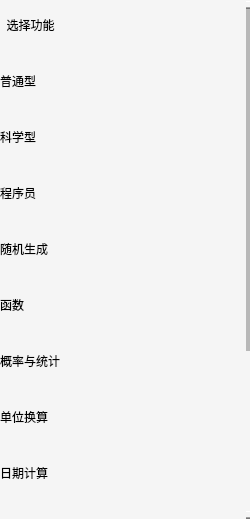
<?xml version="1.0" encoding="UTF-8"?>
<ui version="4.0">
 <class>FunctionChooseBar</class>
 <widget class="QWidget" name="FunctionChooseBar">
  <property name="geometry">
   <rect>
    <x>0</x>
    <y>0</y>
    <width>250</width>
    <height>519</height>
   </rect>
  </property>
  <property name="sizePolicy">
   <sizepolicy hsizetype="Maximum" vsizetype="Preferred">
    <horstretch>0</horstretch>
    <verstretch>0</verstretch>
   </sizepolicy>
  </property>
  <property name="minimumSize">
   <size>
    <width>0</width>
    <height>0</height>
   </size>
  </property>
  <property name="maximumSize">
   <size>
    <width>250</width>
    <height>16777215</height>
   </size>
  </property>
  <property name="windowTitle">
   <string>Form</string>
  </property>
  <property name="styleSheet">
   <string notr="true">QWidget
{
border:0px;
}

QScrollBar:vertical {
    width: 4px;
    background: rgba(0,0,0,0);
    margin: 0px,0px,0px,0px;
    /*留出9px给上面和下面的箭头*/
    padding-top: 9px;
    padding-bottom: 9px;
}
QScrollBar::handle:vertical {
    width: 8px;
    background: rgba(0,0,0,0);
    margin: 0px,0px,0px,0px;

    padding-top: 9px;
    padding-bottom: 9px;
}


QScrollBar::handle:vertical {
    width: 8px;
    background: rgba(0,0,0,25%);

    border-radius: 4px;
    min-height: 20;
}

QScrollBar::handle:vertical:hover {
    width: 8px;

    background: rgba(0,0,0,50);
    border-radius: 4px;
    min-height: 20;
}


QScrollBar::add-line:vertical 
{
    height: 9px;
    width: 8px;
    subcontrol-position: bottom;
}


QScrollBar::sub-line:vertical 
{
    height: 9px;
    width: 8px;
    subcontrol-position: top;
}


QScrollBar::add-line:vertical:hover 
{
    height: 9px;
    width: 8px;

    subcontrol-position: bottom;
}


QScrollBar::sub-line:vertical:hover 
{
    height: 9px;
    width: 8px;
    subcontrol-position: top;
}



QScrollBar::sub-page:vertical {
    background: rgb(255,255,255，0);
    border-radius: 4px;
}

QScrollBar::add-page:vertical 
{
    background: rgb(255,255,255，0);
    border-radius: 4px;
}

</string>
  </property>
  <layout class="QVBoxLayout" name="verticalLayout">
   <property name="leftMargin">
    <number>0</number>
   </property>
   <property name="topMargin">
    <number>0</number>
   </property>
   <property name="rightMargin">
    <number>0</number>
   </property>
   <property name="bottomMargin">
    <number>0</number>
   </property>
   <item>
    <widget class="QScrollArea" name="scrollArea">
     <property name="styleSheet">
      <string notr="true">background-color: rgba(245, 245, 245,240);
text-align:left;


</string>
     </property>
     <property name="verticalScrollBarPolicy">
      <enum>Qt::ScrollBarAlwaysOn</enum>
     </property>
     <property name="horizontalScrollBarPolicy">
      <enum>Qt::ScrollBarAlwaysOff</enum>
     </property>
     <property name="widgetResizable">
      <bool>true</bool>
     </property>
     <property name="alignment">
      <set>Qt::AlignCenter</set>
     </property>
     <widget class="QWidget" name="scrollAreaWidgetContents">
      <property name="geometry">
       <rect>
        <x>0</x>
        <y>0</y>
        <width>246</width>
        <height>760</height>
       </rect>
      </property>
      <property name="minimumSize">
       <size>
        <width>0</width>
        <height>0</height>
       </size>
      </property>
      <property name="styleSheet">
       <string notr="true">background-color:transparent;border:none;</string>
      </property>
      <layout class="QVBoxLayout" name="verticalLayout_2">
       <property name="leftMargin">
        <number>0</number>
       </property>
       <property name="topMargin">
        <number>0</number>
       </property>
       <property name="rightMargin">
        <number>0</number>
       </property>
       <property name="bottomMargin">
        <number>0</number>
       </property>
       <item>
        <widget class="QPushButton" name="pushButton_10">
         <property name="minimumSize">
          <size>
           <width>0</width>
           <height>50</height>
          </size>
         </property>
         <property name="text">
          <string>  选择功能</string>
         </property>
        </widget>
       </item>
       <item>
        <widget class="QPushButton" name="normalButton">
         <property name="minimumSize">
          <size>
           <width>0</width>
           <height>50</height>
          </size>
         </property>
         <property name="styleSheet">
          <string notr="true">QPushButton
{
	background-color: rgba(255,255, 255,0);
	border:15px;
}
QPushButton:hover
{
    background-color: rgba(230,230, 230,200);
	border:15px;
}
QPushButton:pressed
{
  	background-color: rgba(137,137, 137,200);
	border:15px;
}</string>
         </property>
         <property name="text">
          <string>普通型</string>
         </property>
        </widget>
       </item>
       <item>
        <widget class="QPushButton" name="scienceButton">
         <property name="minimumSize">
          <size>
           <width>0</width>
           <height>50</height>
          </size>
         </property>
         <property name="styleSheet">
          <string notr="true">QPushButton
{
	background-color: rgba(255,255, 255,0);
	border:15px;
}
QPushButton:hover
{
    background-color: rgba(230,230, 230,200);
	border:15px;
}
QPushButton:pressed
{
  	background-color: rgba(137,137, 137,200);
	border:15px;
}</string>
         </property>
         <property name="text">
          <string>科学型</string>
         </property>
        </widget>
       </item>
       <item>
        <widget class="QPushButton" name="programmerButton">
         <property name="minimumSize">
          <size>
           <width>0</width>
           <height>50</height>
          </size>
         </property>
         <property name="styleSheet">
          <string notr="true">QPushButton
{
	background-color: rgba(255,255, 255,0);
	border:15px;
}
QPushButton:hover
{
    background-color: rgba(230,230, 230,200);
	border:15px;
}
QPushButton:pressed
{
  	background-color: rgba(137,137, 137,200);
	border:15px;
}</string>
         </property>
         <property name="text">
          <string>程序员</string>
         </property>
        </widget>
       </item>
       <item>
        <widget class="QPushButton" name="randomPageButton">
         <property name="minimumSize">
          <size>
           <width>0</width>
           <height>50</height>
          </size>
         </property>
         <property name="styleSheet">
          <string notr="true">QPushButton
{
	background-color: rgba(255,255, 255,0);
	border:15px;
}
QPushButton:hover
{
    background-color: rgba(230,230, 230,200);
	border:15px;
}
QPushButton:pressed
{
  	background-color: rgba(137,137, 137,200);
	border:15px;
}</string>
         </property>
         <property name="text">
          <string>随机生成</string>
         </property>
         <property name="flat">
          <bool>false</bool>
         </property>
        </widget>
       </item>
       <item>
        <widget class="QPushButton" name="pushButton_6">
         <property name="minimumSize">
          <size>
           <width>0</width>
           <height>50</height>
          </size>
         </property>
         <property name="styleSheet">
          <string notr="true">QPushButton
{
	background-color: rgba(255,255, 255,0);
	border:15px;
}
QPushButton:hover
{
    background-color: rgba(230,230, 230,200);
	border:15px;
}
QPushButton:pressed
{
  	background-color: rgba(137,137, 137,200);
	border:15px;
}</string>
         </property>
         <property name="text">
          <string>函数</string>
         </property>
        </widget>
       </item>
       <item>
        <widget class="QPushButton" name="pushButton_5">
         <property name="minimumSize">
          <size>
           <width>0</width>
           <height>50</height>
          </size>
         </property>
         <property name="styleSheet">
          <string notr="true">QPushButton
{
	background-color: rgba(255,255, 255,0);
	border:15px;
}
QPushButton:hover
{
    background-color: rgba(230,230, 230,200);
	border:15px;
}
QPushButton:pressed
{
  	background-color: rgba(137,137, 137,200);
	border:15px;
}</string>
         </property>
         <property name="text">
          <string>概率与统计</string>
         </property>
        </widget>
       </item>
       <item>
        <widget class="QPushButton" name="pushButton_2">
         <property name="minimumSize">
          <size>
           <width>0</width>
           <height>50</height>
          </size>
         </property>
         <property name="styleSheet">
          <string notr="true">QPushButton
{
	background-color: rgba(255,255, 255,0);
	border:15px;
}
QPushButton:hover
{
    background-color: rgba(230,230, 230,200);
	border:15px;
}
QPushButton:pressed
{
  	background-color: rgba(137,137, 137,200);
	border:15px;
}</string>
         </property>
         <property name="text">
          <string>单位换算</string>
         </property>
        </widget>
       </item>
       <item>
        <widget class="QPushButton" name="pushButton_3">
         <property name="minimumSize">
          <size>
           <width>0</width>
           <height>50</height>
          </size>
         </property>
         <property name="styleSheet">
          <string notr="true">QPushButton
{
	background-color: rgba(255,255, 255,0);
	border:15px;
}
QPushButton:hover
{
    background-color: rgba(230,230, 230,200);
	border:15px;
}
QPushButton:pressed
{
  	background-color: rgba(137,137, 137,200);
	border:15px;
}</string>
         </property>
         <property name="text">
          <string>日期计算</string>
         </property>
        </widget>
       </item>
       <item>
        <widget class="QPushButton" name="pushButton_4">
         <property name="minimumSize">
          <size>
           <width>0</width>
           <height>50</height>
          </size>
         </property>
         <property name="styleSheet">
          <string notr="true">QPushButton
{
	background-color: rgba(255,255, 255,0);
	border:15px;
}
QPushButton:hover
{
    background-color: rgba(230,230, 230,200);
	border:15px;
}
QPushButton:pressed
{
  	background-color: rgba(137,137, 137,200);
	border:15px;
}</string>
         </property>
         <property name="text">
          <string>关于</string>
         </property>
        </widget>
       </item>
       <item>
        <widget class="QPushButton" name="pushButton_11">
         <property name="minimumSize">
          <size>
           <width>0</width>
           <height>200</height>
          </size>
         </property>
         <property name="styleSheet">
          <string notr="true">QPushButton
{
	background-color: rgba(255,255, 255,0);
	border:15px;
}
QPushButton:hover
{
    background-color: rgba(230,230, 230,200);
	border:15px;
}
QPushButton:pressed
{
  	background-color: rgba(137,137, 137,200);
	border:15px;
}</string>
         </property>
         <property name="text">
          <string>PushButton</string>
         </property>
        </widget>
       </item>
      </layout>
     </widget>
    </widget>
   </item>
  </layout>
 </widget>
 <resources/>
 <connections/>
</ui>
